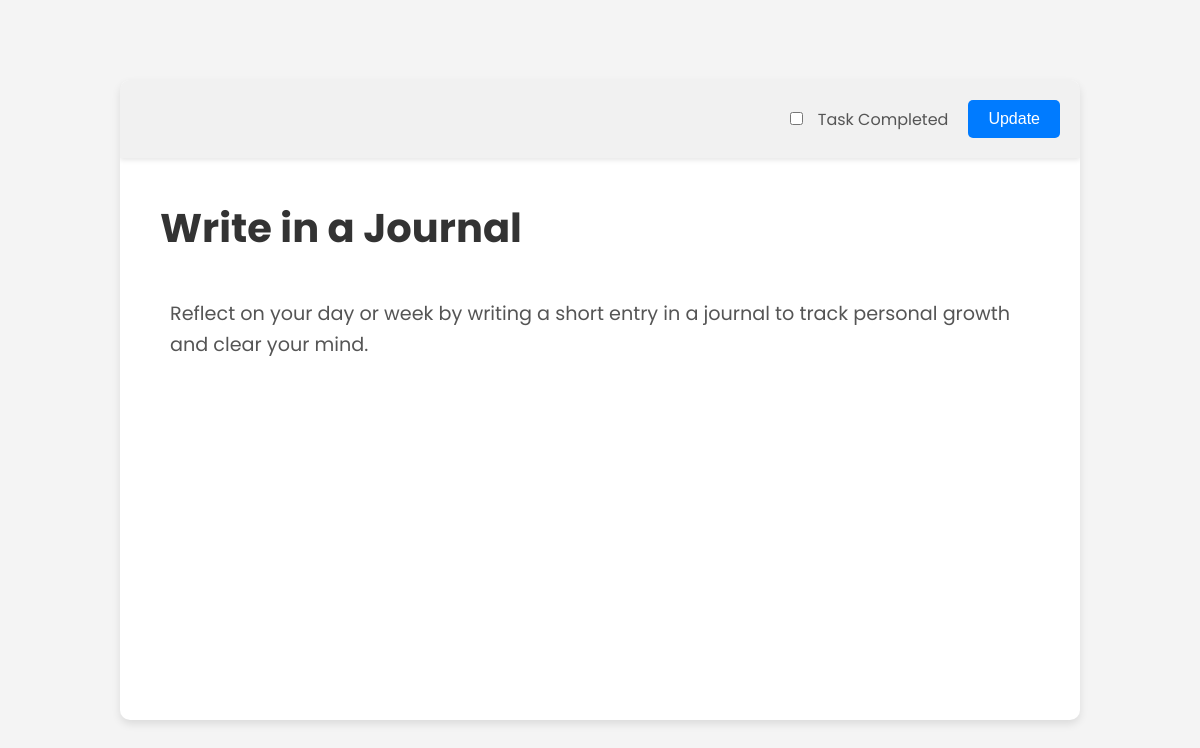
The app's page /update/13/ with its own data.
### todos/models.py (models this page shows, shortened)
class Todo(models.Model):
    title = models.CharField(max_length=255, null=False, blank=False)
    description = models.TextField(null=False, blank=False)
    completed = models.BooleanField(default=False)
    created_at = models.DateTimeField(default=timezone.now)

### todos/views.py (the view)
# urls.py: path('update/<int:id>/', views.todo_form, name='update_todo_form'),
def todo_form(request, id=None):
    todo = None
    if id:
        todo = get_object_or_404(Todo, id=id)
    return render(request, 'todos/todo_form.html', {'todo': todo})

### todos/templates/todos/todo_form.html (shortened to what this page needs)
<!DOCTYPE html>
<html lang="en">
<head>
    {% load static %}
    <link rel="stylesheet" href="{% static 'add_form.css' %}">
</head>
<body>
    <div class="editor-container">
        <header>
            <div class="complete-check">
                <label for="completed">
                    <input type="checkbox" id="completed" name="completed" {% if todo and todo.completed %}checked{% endif %}>
                    Task Completed
                </label>
            </div>
            <button type="submit" class="submit-btn">{% if todo %}Update{% else %}Submit{% endif %}</button>
        </header>
        <div class="editor-content">
            <div contenteditable="true" class="title-area" id="title">{% if todo %}{{ todo.title }}{% endif %}</div>
            <div contenteditable="true" class="description-area" id="description">{% if todo %}{{ todo.description }}{% endif %}</div>
        </div>
    </div>
</body>
</html>

### todos/templates/static/add_form.css (style rules this page uses)
body, html { margin: 0; padding: 0; height: 100%; width: 100%; font-family: 'Poppins', sans-serif; background-color: #f4f4f4; display: flex; justify-content: center; align-items: center; }
.editor-container { display: flex; flex-direction: column; height: 80%; width: 80%; background-color: white; border-radius: 10px; box-shadow: 0 4px 8px rgba(0, 0, 0, 0.1); overflow: hidden; }
header { display: flex; justify-content: flex-end; padding: 20px; background-color: #f1f1f1; box-shadow: 0 2px 5px rgba(0, 0, 0, 0.1); }
.complete-check { display: flex; align-items: center; margin-right: 20px; }
.complete-check label { font-size: 1rem; color: #555; cursor: pointer; }
.complete-check input[type="checkbox"] { margin-right: 10px; }
.submit-btn { background-color: #007BFF; border: none; color: white; padding: 10px 20px; font-size: 1rem; cursor: pointer; border-radius: 5px; }
.editor-content { padding: 40px; display: flex; flex-direction: column; justify-content: flex-start; align-items: flex-start; flex-grow: 1; overflow: auto; }
.title-area { font-size: 2.5rem; font-weight: bold; margin-bottom: 20px; outline: none; width: 100%; padding-bottom: 10px; box-sizing: border-box; color: #333; border-bottom: 1px solid transparent; position: relative; }
.title-area:before { content: "Enter Title..."; color: #999; position: absolute; top: 0; left: 0; pointer-events: none; transition: all 0.3s ease; padding: 5px; font-size: 2.5rem; }
.title-area.has-content:before { display: none; }
.description-area { font-size: 1.2rem; line-height: 1.6; flex-grow: 1; width: 100%; outline: none; padding: 10px; box-sizing: border-box; background-color: transparent; color: #555; position: relative; }
.description-area:before { content: "Enter Description..."; color: #999; position: absolute; top: 0; left: 10px; pointer-events: none; transition: all 0.3s ease; padding: 5px; font-size: 1.2rem; }
.description-area.has-content:before { display: none; }

### records on screen
Todo: title "Write in a Journal", description "Reflect on your day or week by writing a short entry in a journal to track personal growth and clear your mind."
